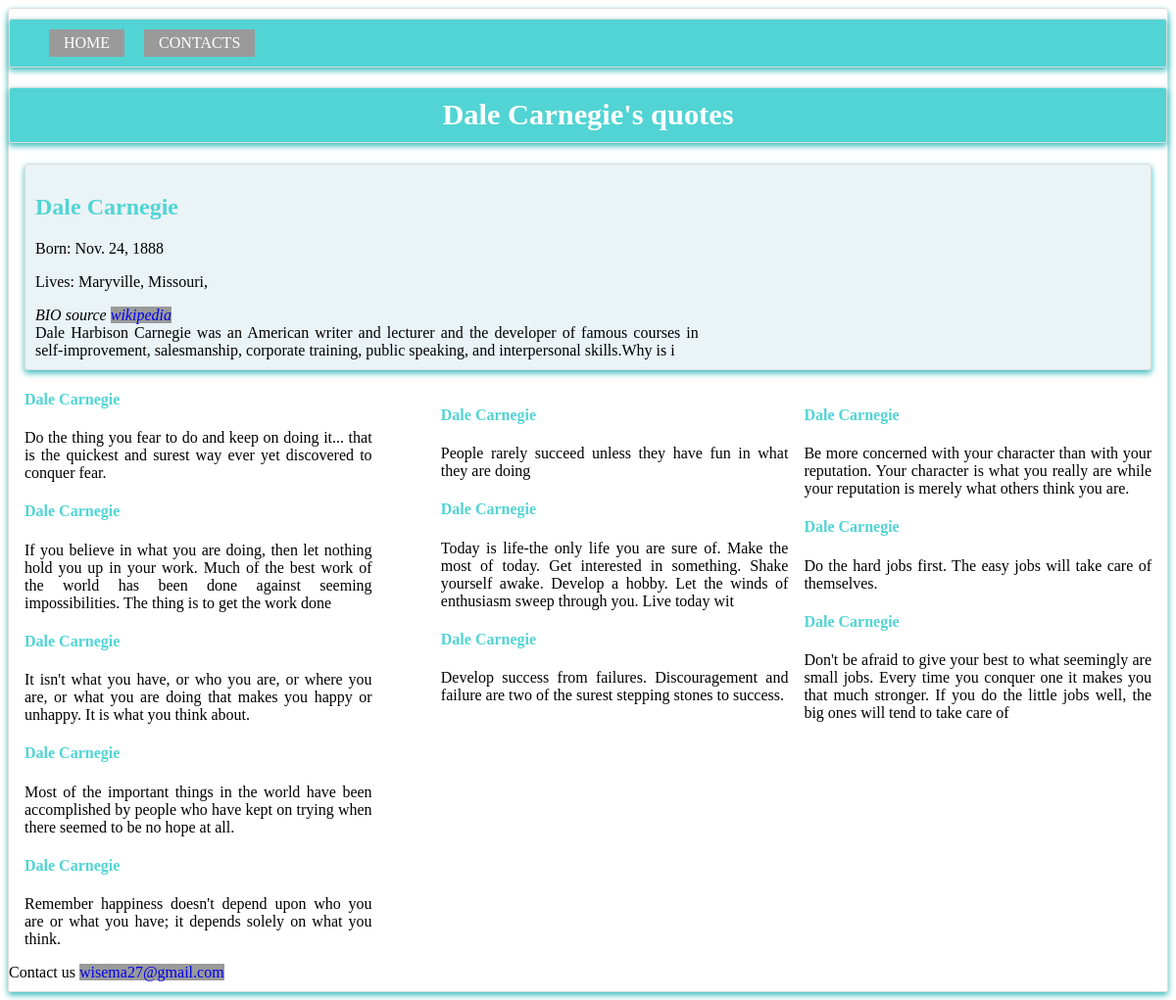
Page /15/three/ on the committed database.
### blog/models.py (models this page shows, shortened)
class Post(models.Model):
	name = models.CharField(max_length = 300)
	DOB = models.DateField()
	known = models.TextField()
	lives = models.TextField()

class Quotes(models.Model):
	quote = models.ForeignKey(Post, on_delete=models.CASCADE)
	quotes = models.TextField()
	name = models.CharField(blank=True, default='', max_length=200)

### blog/views.py (the view)
# urls.py: path('<int:pk>/three/', views.three, name='three'),
def three(request, pk):
	posts = get_object_or_404(Post, id=pk)
	email = 'wisema27@gmail.com'
	return render(request, 'blog/three.html', {'posts':posts, 'email':email})

### blog/templates/blog/three.html (shortened to what this page needs)
{% load static %}
<!DOCTYPE html>
<html>
<head>
	<link type="text/css" rel="stylesheet" href="{% static 'blog/pages.css' %}"
	media="screen and (min-width: 600px)">
	<link type="text/css" href="{% static 'blog/medium.css' %}" rel="stylesheet"
	media="screen and (max-width: 600px)">
</head>
<body>
<div class="site-container">
	<ul class="nav">
		<li><a href="{% url 'blog:index' %}">HOME</a></li>
		<li ><a href="#contact">CONTACTS</a></li>
	</ul>
<h1 class="top">{{posts.name}}'s quotes</h1>
<div class="parta">
<div class="b">
<h2>{{posts.name}}</h2>
<p>Born: {{posts.DOB}}</p>
<p>Lives: {{posts.lives|slice:":20"}}</p>
<em class='text'>BIO source <a href="https://en.wikipedia.org/wiki/Dale_Carnegie" target="_blank">wikipedia</a></em><br>
{{posts.known|slice:":200"}}
<br>
</div>
</div>
<div class="c">
{% for quot in posts.quotes_set.all|slice:":3" %}
<h4>{{posts.name}}</h4>
<p>{{quot.quotes|slice:":200"}}</p>
{% endfor %}
</div>
<div class="d">
{% for quot in posts.quotes_set.all|slice:"3:6" %}
<h4>{{posts.name}}</h4>
<p>{{quot.quotes|slice:":200"}}</p>
{% endfor %}
</div>
<div class="e">
{% for quot in posts.quotes_set.all|slice:"6:11" %}
<h4>{{posts.name}}</h4>
<p>{{quot.quotes|slice:":200"}}</p>
{% endfor %}
</div>
<div id="contact">Contact us {{email|urlize}}</div>
</div>
</body>
</html>

### blog/static/blog/pages.css (style rules this page uses)
.top { font-size: 190%; background-color: #52d4d4; border-radius: 3px; border: 1px solid gainsboro; box-shadow: 0 3px 6px #38bbbb; text-align: center; color: white; padding-top: 10px; padding-bottom: 10px; }
.parta { border-radius: 3px; border: 1px solid gainsboro; box-shadow: 0 3px 6px #38bbbb; padding: 10px; color: #000000; flex: 0 1 200px; margin: 1em; background-color: #eaf3f6; }
.b { width: 60%; text-align: justify; margin-right: 1em; color: #000000; }
.c { width: 30%; float: right; text-align: justify; margin-right: 1em; color: #000000; clear: right; }
.d { width: 30%; float: right; margin-right: 1em; text-align: justify; color: #000000; }
.e { width: 30%; margin-left: 1em; text-align: justify; color: #000000; margin-right: 4em; }
.site-container { color: #000000; border-radius: 3px; border: 1px solid gainsboro; box-shadow: 0 3px 6px #38bbbb; padding-top: 10px; padding-bottom: 10px; font-size: 80%; font:sans-serif; font-size: 1em; }
.nav { background-color: #52d4d4; border-radius: 3px; border: 1px solid gainsboro; box-shadow: 0 3px 6px #38bbbb; color: #ffff; padding-top: 10px; padding-bottom: 10px; margin-top: 0px; }
ul.nav { list-style-type: none; }
.nav li { display: inline; }
.nav a { display: inline-block; padding: 5px 15px 5px 15px; background-color: #9a9a9a; text-decoration: none; color: #ffff; margin-right: 1em; }
a { text-decoration: none; background-color: #9a9a9a; }
h4, h2 { color: #52d4d4; }

### blog/static/blog/medium.css (style rules this page uses)
.nav { background-color: #52d4d4; border-radius: 3px; border: 1px solid gainsboro; box-shadow: 0 3px 6px #38bbbb; color: #ffff; padding-top: 10px; padding-bottom: 10px; margin-top: 0px; }
ul.nav { list-style-type: none; }
.nav li { display: inline; }
.nav a { display: inline-block; padding: 5px 15px 5px 15px; background-color: #9a9a9a; text-decoration: none; color: #ffff; margin-right: 1em; }
a { text-decoration: none; background-color: #9a9a9a; }
.top { font-size: 190%; background-color: #52d4d4; border-radius: 3px; border: 1px solid gainsboro; box-shadow: 0 3px 6px #38bbbb; text-align: center; color: white; padding-top: 10px; padding-bottom: 10px; }
.parta { border-radius: 3px; border: 1px solid gainsboro; box-shadow: 0 3px 6px #38bbbb; padding-top: 10px; padding-bottom: 10px; color: #000000; margin: 2%; background-color: #eaf3f6; }
.b { width:auto; text-align: justify; margin-right: 1em; color: #00000; margin: 2%; padding: 2%; }
.c { text-align: justify; margin: 1em; color: #000000; }
.d { margin: 1em; text-align: justify; color: #000000; }
.e { margin: 1em; text-align: justify; color: #000000; }
.site-container { color: #000000; border-radius: 3px; border: 1px solid gainsboro; box-shadow: 0 3px 6px #38bbbb; padding-top: 10px; padding-bottom: 10px; font-size: 100%; font:sans-serif; font-size: 1em; }
h4, h2 { color: #52d4d4; }

### rows in the picture
Post: name "Dale Carnegie", DOB "Nov. 24, 1888", lives "Maryville, Missouri,", known "Dale Harbison Carnegie was an American writer and lecturer and the developer of famous courses in self-improvement, salesmanship, corporate training, public speaking, and interpersonal skills.Why is i"
Quotes: quotes "Be more concerned with your character than with your reputation. Your character is what you really are while your reputation is merely what others think you are."
Quotes: quotes "Do the hard jobs first. The easy jobs will take care of themselves."
Quotes: quotes "Don't be afraid to give your best to what seemingly are small jobs. Every time you conquer one it makes you that much stronger. If you do the little jobs well, the big ones will tend to take care of"
Quotes: quotes "People rarely succeed unless they have fun in what they are doing"
Quotes: quotes "Today is life-the only life you are sure of. Make the most of today. Get interested in something. Shake yourself awake. Develop a hobby. Let the winds of enthusiasm sweep through you. Live today wit"
Quotes: quotes "Develop success from failures. Discouragement and failure are two of the surest stepping stones to success."
Quotes: quotes "Do the thing you fear to do and keep on doing it... that is the quickest and surest way ever yet discovered to conquer fear."
Quotes: quotes "If you believe in what you are doing, then let nothing hold you up in your work. Much of the best work of the world has been done against seeming impossibilities. The thing is to get the work done"
Quotes: quotes "It isn't what you have, or who you are, or where you are, or what you are doing that makes you happy or unhappy. It is what you think about."
Quotes: quotes "Most of the important things in the world have been accomplished by people who have kept on trying when there seemed to be no hope at all."
Quotes: quotes "Remember happiness doesn't depend upon who you are or what you have; it depends solely on what you think."

### other values in the picture
{{ email|urlize }} "wisema27@gmail.com"
